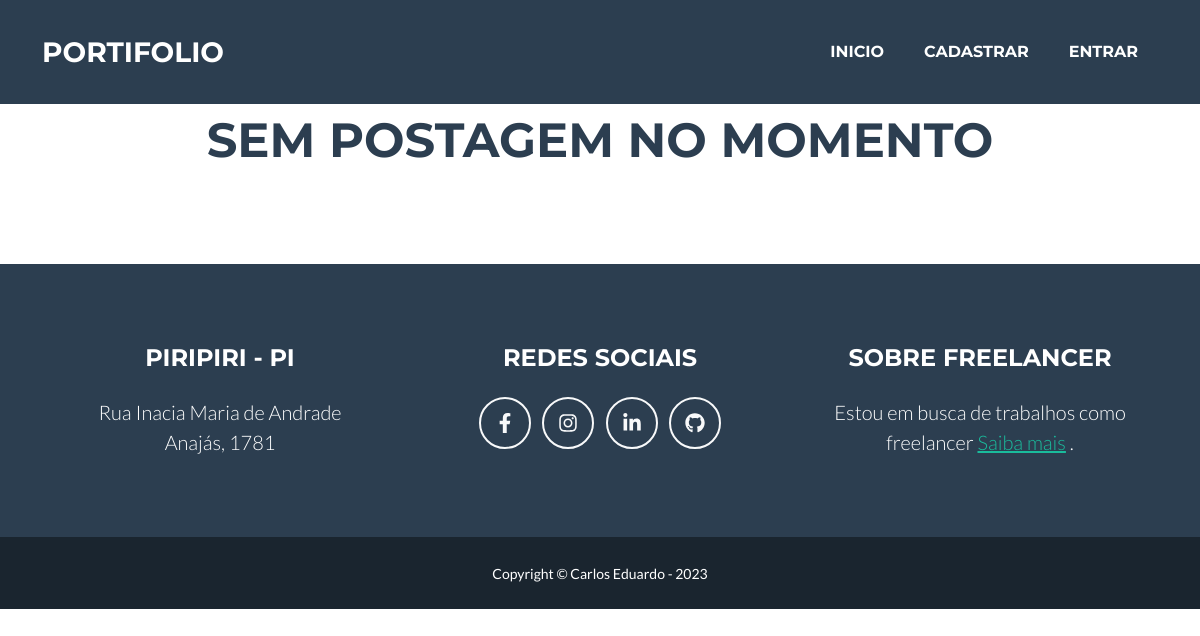
/postagens, run on an earlier commit of the app's database.
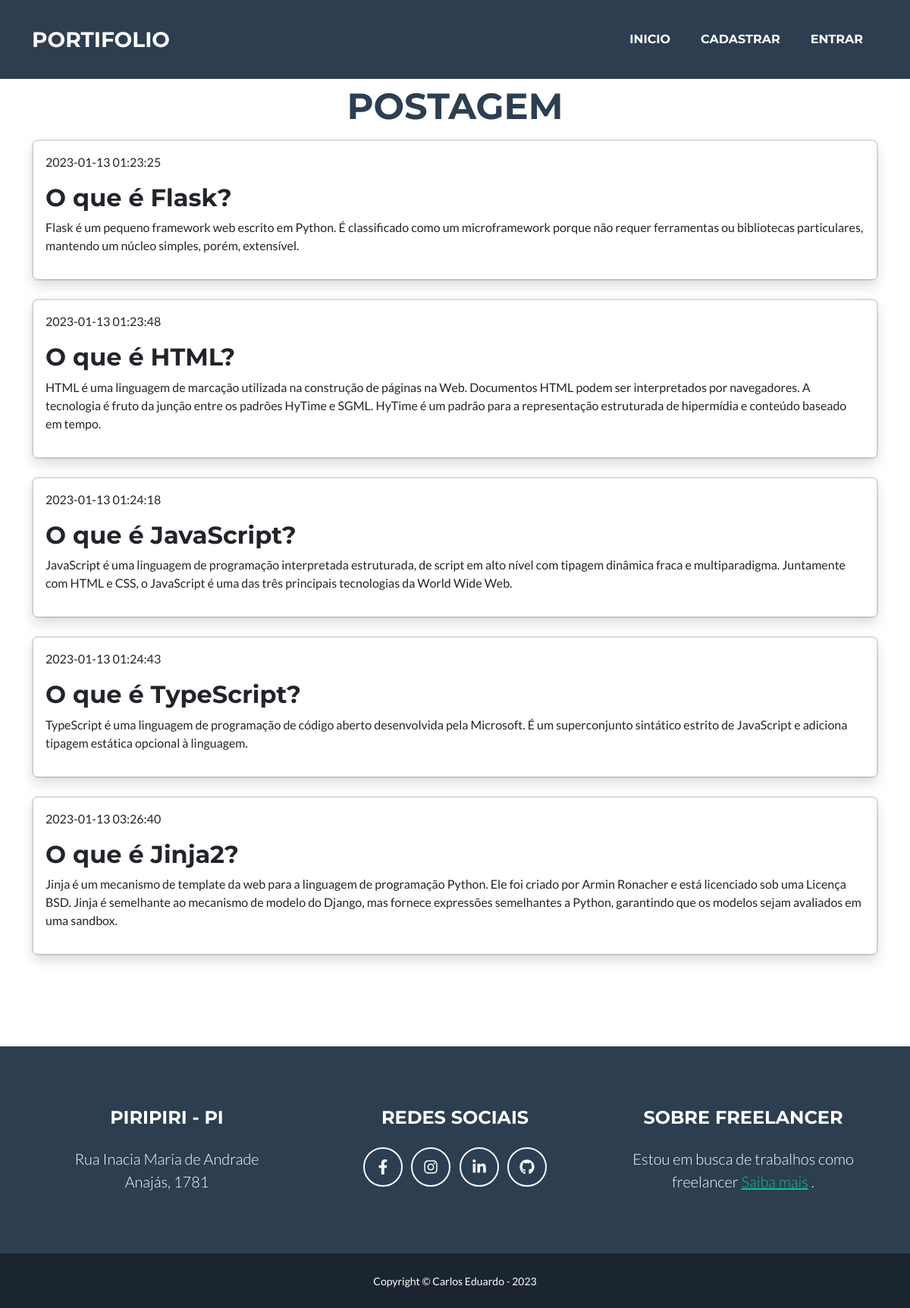
And on a later commit of the database.
### tables this page shows
CREATE TABLE posts (
    id INTEGER PRIMARY KEY AUTOINCREMENT,
    created TIMESTAMP NOT NULL DEFAULT CURRENT_TIMESTAMP,
    title TEXT NOT NULL,
    content TEXT NOT NULL
);

### main.py (the view)
@app.route('/postagens')
def postagens():
    conn = get_db_connection()
    posts = conn.execute('SELECT * FROM posts').fetchall()
    conn.close()
    if session:
        users = get_users(session['email'])
        return render_template('postagens.html', posts=posts, users=users)
    else:
        return render_template('postagens.html', posts=posts)

### main.py (called while the page is built)
def get_db_connection():
    conn = sqlite3.connect('database.db')
    conn.row_factory = sqlite3.Row
    return conn

### templates/postagens.html (shortened to what this page needs)
{% extends 'base.html' %} {% block content %}
<section class="page-section portfolio" id="portfolio">
    {% if posts != [] %}
    <h1 class="page-section-heading text-center text-uppercase text-secondary mb-2 mt-4">{% block title %} Postagem {% endblock %}</h1>
    {% else %}
    <h1 class="page-section-heading text-center text-uppercase text-secondary mb-2 mt-4"> Sem postagem no momento </h1>
    {% endif %}
    {% for post in posts %}
    <div class='container'>
        <div class="card mt-4 mb-4">
            <div class="card-body shadow">
                    <p>{{ post['created'] }}</p>
                    <h2>{{ post['title'] }}</h2>
                    <p>{{ post['content'] }}</p>
                </div>
            </div>
        </div>
        {% endfor %}
</section>
{% endblock %}

### templates/base.html (shortened to what this page needs)
<!DOCTYPE html>
<html lang="en">
<head>
    <link rel="stylesheet" href="{{ url_for('static', filename='css/styles.css') }}">
</head>
<body id="page-top">
    <nav class="navbar navbar-expand-lg bg-secondary text-uppercase fixed-top" id="mainNav">
        <div class="container">
            <a class="navbar-brand" href="{{ url_for('index') }}">Portifolio</a>
            <div class="collapse navbar-collapse" id="navbarResponsive">
                <ul class="navbar-nav ms-auto">
                    <li class="nav-item mx-0 mx-lg-1"><a class="nav-link py-3 px-0 px-lg-3 rounded" href="{{ url_for('index') }}">Inicio</a></li>
                    {% if session['email'] %}
                    <li class="nav-item mx-0 mx-lg-1"><a class="nav-link py-3 px-0 px-lg-3 rounded" href="{{ url_for('create') }}">Criar postagem</a></li>
                    <li class="nav-item mx-0 mx-lg-1"><a class="nav-link py-3 px-0 px-lg-3 rounded" href="{{ url_for('postagens') }}">Postagens</a></li>
                    <li class="nav-item mx-0 mx-lg-1"><a class="nav-link py-3 px-0 px-lg-3 rounded" href="{{ url_for('perfil') }}">Perfil</a></li>
                    <li class="nav-item mx-0 mx-lg-1"><a class="nav-link py-3 px-0 px-lg-3 rounded" href="{{ url_for('logout') }}">Deslogar</a></li>
                    {% else %}
                    <li class="nav-item mx-0 mx-lg-1"><a class="nav-link py-3 px-0 px-lg-3 rounded" href="{{ url_for('cadastrar') }}">Cadastrar</a></li>
                    <li class="nav-item mx-0 mx-lg-1"><a class="nav-link py-3 px-0 px-lg-3 rounded" href="{{ url_for('login') }}">Entrar</a></li>
                    {% endif %}
                </ul>
            </div>
        </div>
    </nav>
    <div>
          {% block content %} {% endblock %}
    </div>
    <footer class="footer text-center ">
        <div class="container">
            <div class="row">
                <div class="col-lg-4 mb-5 mb-lg-0">
                    <h4 class="text-uppercase mb-4">Piripiri - PI</h4>
                    <p class="lead mb-0">
                        Rua Inacia Maria de Andrade
                        <br /> Anajás, 1781
                    </p>
                </div>
                <div class="col-lg-4 mb-5 mb-lg-0">
                    <h4 class="text-uppercase mb-4">Redes Sociais</h4>
                    <a class="btn btn-outline-light btn-social mx-1" href="#!"><i class="fab fa-fw fa-facebook-f"></i></a>
                    <a class="btn btn-outline-light btn-social mx-1" href="#!"><i class="fab fa-fw fa-instagram"></i></a>
                    <a class="btn btn-outline-light btn-social mx-1" href="#!"><i class="fab fa-fw fa-linkedin-in"></i></a>
                    <a class="btn btn-outline-light btn-social mx-1" Target="_blank" href="https://github.com/cadu-farias"><i class="fab fa-fw fa-github"></i></a>
                </div>
                <div class="col-lg-4">
                    <h4 class="text-uppercase mb-4">Sobre Freelancer</h4>
                    <p class="lead mb-0">
                        Estou em busca de trabalhos como freelancer
                        <a href="http://startbootstrap.com">Saiba mais</a> .
                    </p>
                </div>
            </div>
        </div>
    </footer>
    <div class="copyright  py-4 text-center text-white">
        <div class="container"><small>Copyright &copy; Carlos Eduardo - 2023</small></div>
    </div>
</body>
</html>

What changed in the data, as far as the page shows it:
added posts: created "2023-01-13 01:23:25", title "O que é Flask?", content "Flask é um pequeno framework web escrito em Python. É classificado como um microframework porque não requer ferramentas ou bibliotecas particulares, mantendo um núcleo simples, porém, extensível."
added posts: created "2023-01-13 01:23:48", title "O que é HTML?", content "HTML é uma linguagem de marcação utilizada na construção de páginas na Web. Documentos HTML podem ser interpretados por navegadores. A tecnologia é fruto da junção entre os padrões HyTime e SGML. HyTime é um padrão para a representação estruturada de hipermídia e conteúdo baseado em tempo."
added posts: created "2023-01-13 01:24:18", title "O que é JavaScript?", content "JavaScript é uma linguagem de programação interpretada estruturada, de script em alto nível com tipagem dinâmica fraca e multiparadigma. Juntamente com HTML e CSS, o JavaScript é uma das três principais tecnologias da World Wide Web."
added posts: created "2023-01-13 01:24:43", title "O que é TypeScript?", content "TypeScript é uma linguagem de programação de código aberto desenvolvida pela Microsoft. É um superconjunto sintático estrito de JavaScript e adiciona tipagem estática opcional à linguagem."
added posts: created "2023-01-13 03:26:40", title "O que é Jinja2?", content "Jinja é um mecanismo de template da web para a linguagem de programação Python. Ele foi criado por Armin Ronacher e está licenciado sob uma Licença BSD. Jinja é semelhante ao mecanismo de modelo do Django, mas fornece expressões semelhantes a Python, garantindo que os modelos sejam avaliados em uma sandbox."
Also different on the page:
text no longer shown: "SEM POSTAGEM NO MOMENTO"
text now shown: "POSTAGEM"
